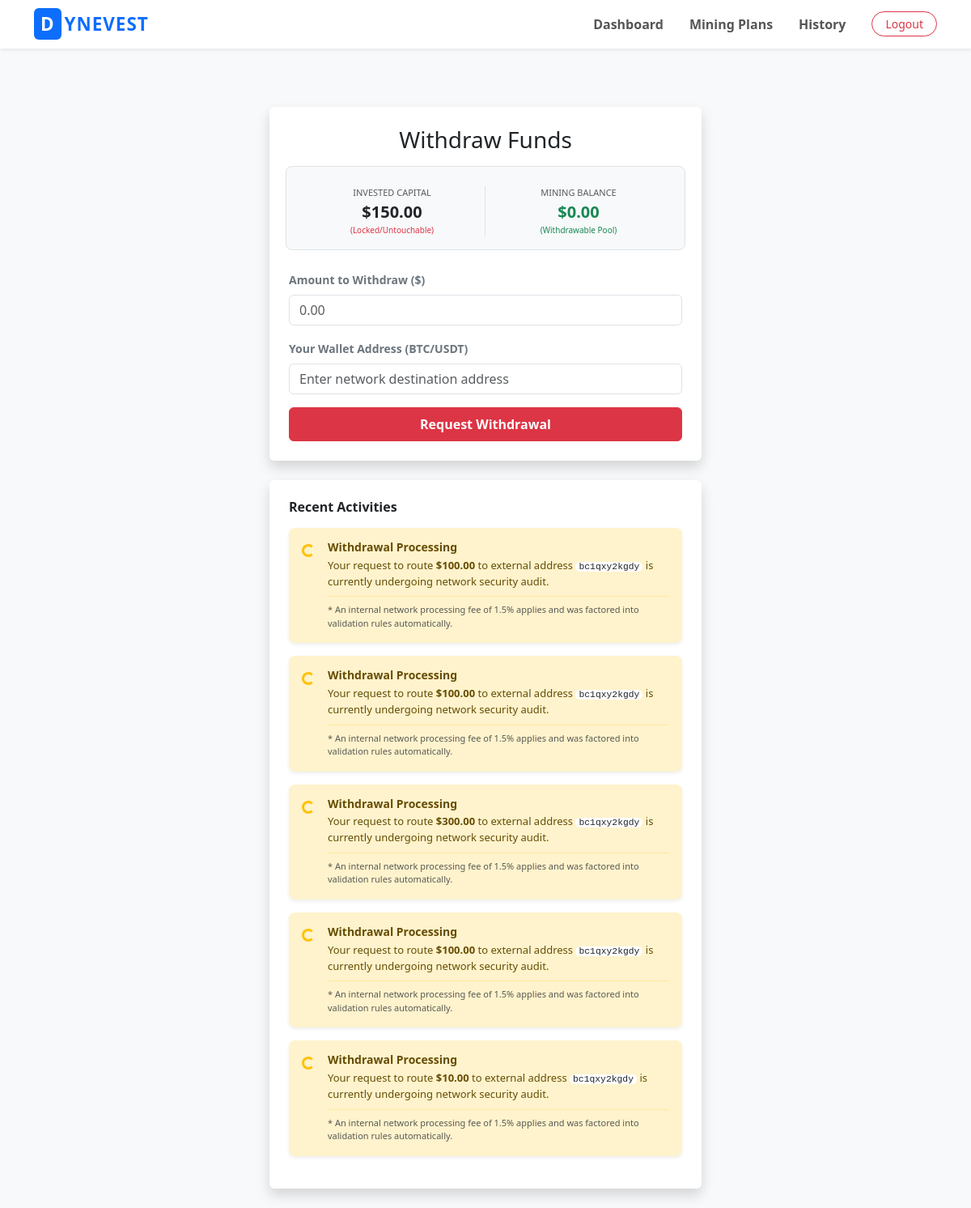
Before: /withdraw/ (signed in) with the older database file.
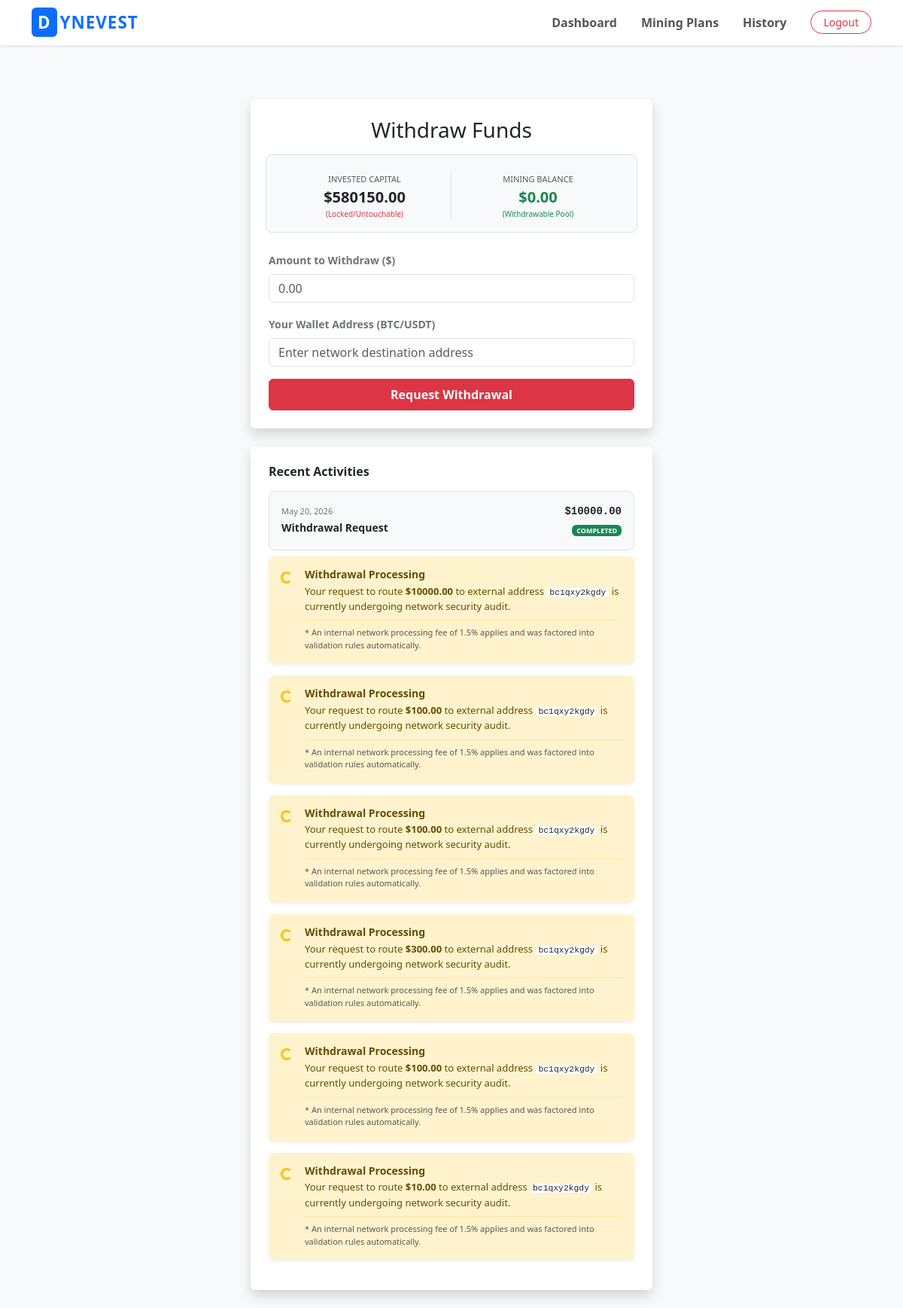
After: the same page with the newer database file.
### core/models.py (models this page shows, shortened)
class Profile(models.Model):
    user = models.OneToOneField(User, on_delete=models.CASCADE)
    balance = models.DecimalField(max_digits=12, decimal_places=2, default=0.00) # Deposited/Locked Capital
    total_profit = models.DecimalField(max_digits=12, decimal_places=2, default=0.00) # All-time historical profit
    mining_balance = models.DecimalField(max_digits=12, decimal_places=2, default=0.00)
    mining_rate = models.DecimalField(max_digits=7, decimal_places=4, default=0.0100)

class Withdrawal(models.Model):
    STATUS_CHOICES = [('Pending', 'Pending'), ('Completed', 'Completed'), ('Declined', 'Declined')]
    user = models.ForeignKey(User, on_delete=models.CASCADE)
    amount = models.DecimalField(max_digits=12, decimal_places=2)
    wallet_address = models.CharField(max_length=255)
    status = models.CharField(max_length=10, choices=STATUS_CHOICES, default='Pending')
    created_at = models.DateTimeField(auto_now_add=True)

### core/views.py (the view, shortened to what this page needs)
# urls.py: path('withdraw/', views.withdraw_funds_view, name='withdraw_funds'),
@login_required
def withdraw_funds_view(request):
    profile = request.user.profile
    user_withdrawals = Withdrawal.objects.filter(user=request.user).order_by('-created_at')
    return render(request, 'core/withdraw.html', {
        'profile': profile,
        'transactions': user_withdrawals
    })

### core/templates/core/withdraw.html (shortened to what this page needs)
{% extends 'core/base.html' %}
{% block content %}
<div class="container mt-5">
    <div class="row justify-content-center">
        <div class="col-md-6">
            <div class="card shadow border-0 mb-4">
                <div class="card-body p-4">
                    <h3 class="text-center mb-4">Withdraw Funds</h3>
                    <div class="row g-2 text-center mb-4 bg-light p-3 rounded-3 border">
                        <div class="col-6 border-end">
                            <small class="text-muted d-block uppercase tracking-wider font-weight-bold" style="font-size: 11px;">INVESTED CAPITAL</small>
                            <span class="fw-bold text-dark fs-5">${{ profile.balance }}</span>
                            <span class="d-block text-danger font-weight-light" style="font-size: 10px;">(Locked/Untouchable)</span>
                        </div>
                        <div class="col-6">
                            <small class="text-muted d-block uppercase tracking-wider font-weight-bold" style="font-size: 11px;">MINING BALANCE</small>
                            <span class="fw-bold text-success fs-5">${{ profile.mining_balance }}</span>
                            <span class="d-block text-success font-weight-light" style="font-size: 10px;">(Withdrawable Pool)</span>
                        </div>
                    </div>
                    <form method="POST">
                        <div class="mb-3">
                            <label class="form-label small fw-bold text-secondary">Amount to Withdraw ($)</label>
                            <input type="number" name="amount" class="form-control" min="10" step="0.01" placeholder="0.00" required>
                        </div>
                        <div class="mb-3">
                            <label class="form-label small fw-bold text-secondary">Your Wallet Address (BTC/USDT)</label>
                            <input type="text" name="wallet_address" class="form-control" placeholder="Enter network destination address" required>
                        </div>
                        <button type="submit" class="btn btn-danger w-100 py-2 fw-bold">Request Withdrawal</button>
                    </form>
                </div>
            </div>
            <div class="card shadow border-0">
                <div class="card-body p-4">
                    <h5 class="card-title mb-3 fw-bold text-dark" style="font-size: 16px;">Recent Activities</h5>
                    {% for tx in transactions %}
                        {% if tx.status == 'Pending' %}
                            <div class="alert alert-warning d-flex align-items-start border-0 shadow-sm p-3 mb-3 rounded-3" role="alert">
                                <div class="spinner-border spinner-border-sm text-warning mt-1 me-3 flex-shrink-0" role="status">
                                </div>
                                <div>
                                    <h6 class="alert-heading fw-bold mb-1" style="color: #664d03; font-size: 14px;">Withdrawal Processing</h6>
                                    <p class="mb-1 small" style="color: #664d03; font-size: 13px;">
                                        Your request to route <strong>${{ tx.amount }}</strong> to external address <code class="bg-white px-1 py-0.5 rounded text-dark font-monospace small">{{ tx.wallet_address }}</code> is currently undergoing network security audit.
                                    </p>
                                    <hr class="my-2 border-warning opacity-25">
                                    <p class="mb-0 text-muted" style="font-size: 11px;">
                                        * An internal network processing fee of 1.5% applies and was factored into validation rules automatically.
                                    </p>
                                </div>
                            </div>
                        {% else %}
                            <div class="p-3 bg-light rounded-3 mb-2 d-flex justify-content-between align-items-center border">
                                <div>
                                    <span class="text-secondary small d-block" style="font-size: 11px;">{{ tx.created_at|date:"M d, Y" }}</span>
                                    <span class="fw-bold small text-dark">Withdrawal Request</span>
                                </div>
                                <div class="text-end">
                                    <span class="font-monospace fw-bold d-block small">${{ tx.amount }}</span>
                                    <span class="badge text-uppercase mt-1 {% if tx.status == 'Completed' %}bg-success{% else %}bg-danger{% endif %}" style="font-size: 9px; tracking-word: 1px;">
                                        {{ tx.status }}
                                    </span>
                                </div>
                            </div>
                        {% endif %}
                    {% empty %}
                        <p class="text-muted text-center py-3 my-0 small">No recent transaction requests on record.</p>
                    {% endfor %}
                </div>
            </div>
        </div>
    </div>
</div>
{% endblock %}

### core/templates/core/base.html (shortened to what this page needs)
<!DOCTYPE html>
<html lang="en">
<head>
    <link href="https://cdn.jsdelivr.net/npm/bootstrap@5.3.0/dist/css/bootstrap.min.css" rel="stylesheet">
</head>
<body>
    <nav class="navbar navbar-expand-lg navbar-light bg-white shadow-sm sticky-top">
        <div class="container">
            <a class="navbar-brand fw-bold text-primary" href="{% url 'home' %}">
                <span class="bg-primary text-white px-2 py-1 rounded me-1">D</span>YNEVEST
            </a>
            <div class="collapse navbar-collapse" id="navbarNav">
                <ul class="navbar-nav ms-auto align-items-center">
                    {% if user.is_authenticated %}
                    <li class="nav-item"><a class="nav-link fw-semibold px-3" href="{% url 'dashboard' %}">Dashboard</a>
                    </li>
                    <li class="nav-item"><a class="nav-link fw-semibold px-3" href="{% url 'plans' %}">Mining Plans</a>
                    </li>
                    <li class="nav-item"><a class="nav-link fw-semibold px-3"
                            href="{% url 'transactions' %}">History</a></li>
                    <li class="nav-item ms-lg-3">
                        <form action="{% url 'logout' %}" method="post" class="m-0">
                            <button type="submit"
                                class="btn btn-outline-danger btn-sm px-3 rounded-pill">Logout</button>
                        </form>
                    </li>
                    {% endif %}
                </ul>
            </div>
        </div>
    </nav>
    <main class="container py-4">
        {% block content %}{% endblock content %}
    </main>
</body>
</html>

### core/templates/core/base.html (style rules this page uses)
body { background-color: #f8f9fa; }
.navbar { transition: all 0.3s; }
.nav-link { color: #555 !important; transition: 0.2s; }
.navbar-brand { font-size: 1.4rem; letter-spacing: 1px; }

Changed rows visible on the page:
changed Profile: balance "150.00" → "580150.00"
added Withdrawal: created_at "May 20, 2026", amount "10000.00", status "COMPLETED"
added Withdrawal: amount "10000.00", wallet_address "bc1qxy2kgdy"
